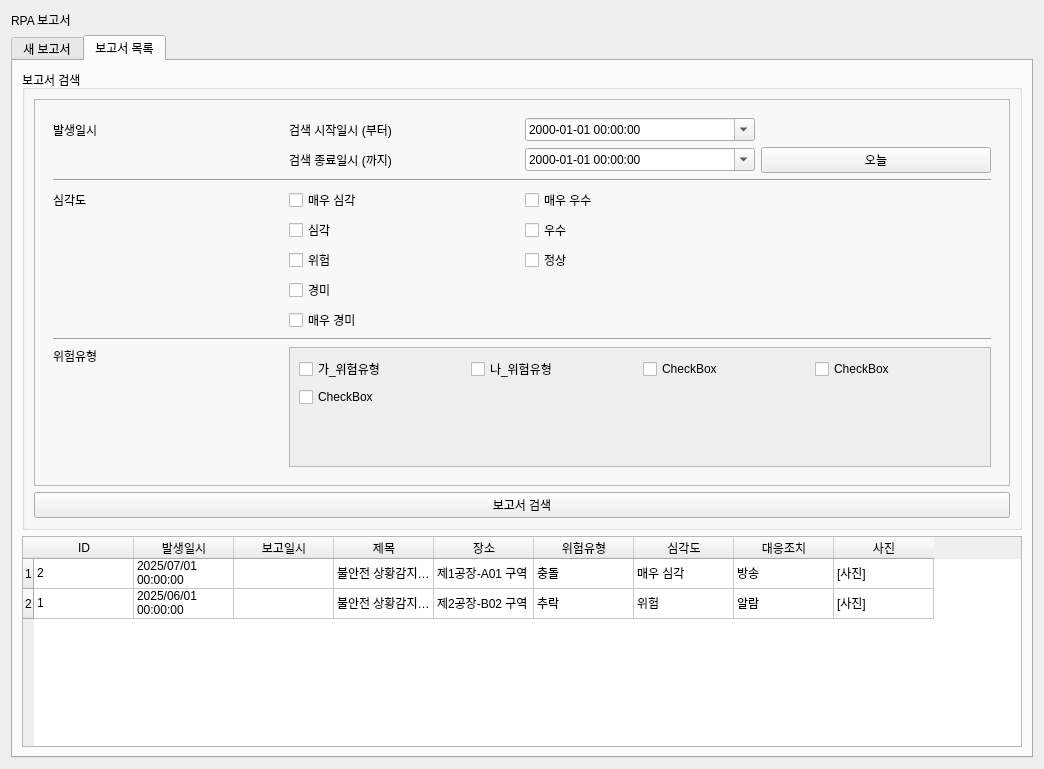
<?xml version="1.0" encoding="UTF-8"?>
<ui version="4.0">
 <class>RpaReportWidget</class>
 <widget class="QWidget" name="RpaReportWidget">
  <property name="geometry">
   <rect>
    <x>0</x>
    <y>0</y>
    <width>1044</width>
    <height>769</height>
   </rect>
  </property>
  <property name="windowTitle">
   <string>RPA 보고서</string>
  </property>
  <layout class="QGridLayout" name="gridLayout">
   <item row="0" column="0">
    <widget class="QLabel" name="label">
     <property name="styleSheet">
      <string notr="true">font: 20pt &quot;Arial&quot;;</string>
     </property>
     <property name="text">
      <string>RPA 보고서</string>
     </property>
    </widget>
   </item>
   <item row="1" column="0">
    <widget class="QTabWidget" name="tabWidget">
     <property name="currentIndex">
      <number>1</number>
     </property>
     <widget class="QWidget" name="tab_new">
      <attribute name="title">
       <string>새 보고서</string>
      </attribute>
      <layout class="QGridLayout" name="gridLayout_3">
       <item row="0" column="0">
        <layout class="QGridLayout" name="gridLayout_2">
         <item row="1" column="0">
          <widget class="QPushButton" name="pushButton_report_new_dummy">
           <property name="minimumSize">
            <size>
             <width>0</width>
             <height>80</height>
            </size>
           </property>
           <property name="text">
            <string>더미데이터로 새 보고서 만들기</string>
           </property>
          </widget>
         </item>
         <item row="0" column="0">
          <widget class="QPushButton" name="pushButton_report_new_manual">
           <property name="minimumSize">
            <size>
             <width>0</width>
             <height>80</height>
            </size>
           </property>
           <property name="text">
            <string>직접입력 새 보고서 만들기</string>
           </property>
          </widget>
         </item>
        </layout>
       </item>
      </layout>
     </widget>
     <widget class="QWidget" name="tab_list">
      <attribute name="title">
       <string>보고서 목록</string>
      </attribute>
      <layout class="QGridLayout" name="gridLayout_5">
       <item row="1" column="0">
        <layout class="QGridLayout" name="gridLayout_4">
         <item row="0" column="0">
          <widget class="QTableWidget" name="tableWidget_report">
           <property name="editTriggers">
            <set>QAbstractItemView::EditTrigger::NoEditTriggers</set>
           </property>
           <property name="selectionBehavior">
            <enum>QAbstractItemView::SelectionBehavior::SelectRows</enum>
           </property>
           <row/>
           <row/>
           <column>
            <property name="text">
             <string>ID</string>
            </property>
           </column>
           <column>
            <property name="text">
             <string>발생일시</string>
            </property>
           </column>
           <column>
            <property name="text">
             <string>보고일시</string>
            </property>
           </column>
           <column>
            <property name="text">
             <string>제목</string>
            </property>
           </column>
           <column>
            <property name="text">
             <string>장소</string>
            </property>
           </column>
           <column>
            <property name="text">
             <string>위험유형</string>
            </property>
           </column>
           <column>
            <property name="text">
             <string>심각도</string>
            </property>
           </column>
           <column>
            <property name="text">
             <string>대응조치</string>
            </property>
           </column>
           <column>
            <property name="text">
             <string>사진</string>
            </property>
           </column>
           <item row="0" column="0">
            <property name="text">
             <string>2</string>
            </property>
           </item>
           <item row="0" column="1">
            <property name="text">
             <string>2025/07/01 00:00:00</string>
            </property>
           </item>
           <item row="0" column="3">
            <property name="text">
             <string>불안전 상황감지-중장비 충돌</string>
            </property>
           </item>
           <item row="0" column="4">
            <property name="text">
             <string>제1공장-A01 구역</string>
            </property>
           </item>
           <item row="0" column="5">
            <property name="text">
             <string>충돌</string>
            </property>
           </item>
           <item row="0" column="6">
            <property name="text">
             <string>매우 심각</string>
            </property>
           </item>
           <item row="0" column="7">
            <property name="text">
             <string>방송</string>
            </property>
           </item>
           <item row="0" column="8">
            <property name="text">
             <string>[사진]</string>
            </property>
           </item>
           <item row="1" column="0">
            <property name="text">
             <string>1</string>
            </property>
           </item>
           <item row="1" column="1">
            <property name="text">
             <string>2025/06/01 00:00:00</string>
            </property>
           </item>
           <item row="1" column="3">
            <property name="text">
             <string>불안전 상황감지-개구부 접근</string>
            </property>
           </item>
           <item row="1" column="4">
            <property name="text">
             <string>제2공장-B02 구역</string>
            </property>
           </item>
           <item row="1" column="5">
            <property name="text">
             <string>추락</string>
            </property>
           </item>
           <item row="1" column="6">
            <property name="text">
             <string>위험</string>
            </property>
           </item>
           <item row="1" column="7">
            <property name="text">
             <string>알람</string>
            </property>
           </item>
           <item row="1" column="8">
            <property name="text">
             <string>[사진]</string>
            </property>
           </item>
          </widget>
         </item>
        </layout>
       </item>
       <item row="0" column="0">
        <widget class="QGroupBox" name="groupBox">
         <property name="title">
          <string>보고서 검색</string>
         </property>
         <layout class="QGridLayout" name="gridLayout_7">
          <item row="0" column="0">
           <layout class="QGridLayout" name="gridLayout_6">
            <item row="1" column="0">
             <widget class="QPushButton" name="pushButton_search">
              <property name="text">
               <string>보고서 검색</string>
              </property>
             </widget>
            </item>
            <item row="0" column="0">
             <widget class="QFrame" name="frame">
              <property name="frameShape">
               <enum>QFrame::Shape::StyledPanel</enum>
              </property>
              <property name="frameShadow">
               <enum>QFrame::Shadow::Raised</enum>
              </property>
              <layout class="QGridLayout" name="gridLayout_8">
               <item row="0" column="0">
                <widget class="QFrame" name="frame_2">
                 <property name="frameShape">
                  <enum>QFrame::Shape::NoFrame</enum>
                 </property>
                 <layout class="QGridLayout" name="gridLayout_9">
                  <item row="4" column="0" colspan="4">
                   <widget class="Line" name="line_2">
                    <property name="orientation">
                     <enum>Qt::Orientation::Horizontal</enum>
                    </property>
                   </widget>
                  </item>
                  <item row="12" column="1">
                   <widget class="QCheckBox" name="checkBox_severity_danger_low">
                    <property name="text">
                     <string>경미</string>
                    </property>
                   </widget>
                  </item>
                  <item row="0" column="0">
                   <widget class="QLabel" name="label_3">
                    <property name="text">
                     <string>발생일시</string>
                    </property>
                   </widget>
                  </item>
                  <item row="15" column="0" colspan="4">
                   <widget class="Line" name="line">
                    <property name="orientation">
                     <enum>Qt::Orientation::Horizontal</enum>
                    </property>
                   </widget>
                  </item>
                  <item row="1" column="2">
                   <widget class="QDateTimeEdit" name="dateTimeEdit_to">
                    <property name="displayFormat">
                     <string>yyyy-MM-dd HH:mm:ss</string>
                    </property>
                    <property name="calendarPopup">
                     <bool>true</bool>
                    </property>
                   </widget>
                  </item>
                  <item row="16" column="0">
                   <widget class="QLabel" name="label_2">
                    <property name="text">
                     <string>위험유형</string>
                    </property>
                   </widget>
                  </item>
                  <item row="1" column="1">
                   <widget class="QLabel" name="label_end">
                    <property name="text">
                     <string>검색 종료일시 (까지)</string>
                    </property>
                   </widget>
                  </item>
                  <item row="1" column="3">
                   <widget class="QPushButton" name="pushButton_period_today">
                    <property name="text">
                     <string>오늘</string>
                    </property>
                   </widget>
                  </item>
                  <item row="11" column="2">
                   <widget class="QCheckBox" name="checkBox_severity_good_mid">
                    <property name="text">
                     <string>정상</string>
                    </property>
                   </widget>
                  </item>
                  <item row="9" column="1">
                   <widget class="QCheckBox" name="checkBox_severity_danger_highhigh">
                    <property name="text">
                     <string>매우 심각</string>
                    </property>
                   </widget>
                  </item>
                  <item row="10" column="2">
                   <widget class="QCheckBox" name="checkBox_severity_good_high">
                    <property name="text">
                     <string>우수</string>
                    </property>
                   </widget>
                  </item>
                  <item row="10" column="1">
                   <widget class="QCheckBox" name="checkBox_severity_danger_high">
                    <property name="text">
                     <string>심각</string>
                    </property>
                   </widget>
                  </item>
                  <item row="11" column="1">
                   <widget class="QCheckBox" name="checkBox_severity_danger_mid">
                    <property name="text">
                     <string>위험</string>
                    </property>
                   </widget>
                  </item>
                  <item row="9" column="2">
                   <widget class="QCheckBox" name="checkBox_severity_good_highhigh">
                    <property name="text">
                     <string>매우 우수</string>
                    </property>
                   </widget>
                  </item>
                  <item row="0" column="2">
                   <widget class="QDateTimeEdit" name="dateTimeEdit_from">
                    <property name="displayFormat">
                     <string>yyyy-MM-dd HH:mm:ss</string>
                    </property>
                    <property name="calendarPopup">
                     <bool>true</bool>
                    </property>
                   </widget>
                  </item>
                  <item row="0" column="1">
                   <widget class="QLabel" name="label_start">
                    <property name="text">
                     <string>검색 시작일시 (부터)</string>
                    </property>
                   </widget>
                  </item>
                  <item row="13" column="1">
                   <widget class="QCheckBox" name="checkBox_severity_danger_lowlow">
                    <property name="text">
                     <string>매우 경미</string>
                    </property>
                   </widget>
                  </item>
                  <item row="9" column="0">
                   <widget class="QLabel" name="label_type">
                    <property name="text">
                     <string>심각도</string>
                    </property>
                   </widget>
                  </item>
                  <item row="16" column="1" rowspan="2" colspan="3">
                   <widget class="QScrollArea" name="scrollArea">
                    <property name="minimumSize">
                     <size>
                      <width>0</width>
                      <height>120</height>
                     </size>
                    </property>
                    <property name="widgetResizable">
                     <bool>true</bool>
                    </property>
                    <widget class="QWidget" name="scrollAreaWidgetContents">
                     <property name="geometry">
                      <rect>
                       <x>0</x>
                       <y>0</y>
                       <width>703</width>
                       <height>118</height>
                      </rect>
                     </property>
                     <layout class="QGridLayout" name="gridLayout_12">
                      <item row="1" column="0">
                       <spacer name="verticalSpacer">
                        <property name="orientation">
                         <enum>Qt::Orientation::Vertical</enum>
                        </property>
                        <property name="sizeHint" stdset="0">
                         <size>
                          <width>20</width>
                          <height>40</height>
                         </size>
                        </property>
                       </spacer>
                      </item>
                      <item row="0" column="0">
                       <layout class="QGridLayout" name="gridLayout_event_type">
                        <item row="0" column="1">
                         <widget class="QCheckBox" name="checkBox">
                          <property name="text">
                           <string>나_위험유형</string>
                          </property>
                         </widget>
                        </item>
                        <item row="0" column="2">
                         <widget class="QCheckBox" name="checkBox_4">
                          <property name="text">
                           <string>CheckBox</string>
                          </property>
                         </widget>
                        </item>
                        <item row="0" column="3">
                         <widget class="QCheckBox" name="checkBox_3">
                          <property name="text">
                           <string>CheckBox</string>
                          </property>
                         </widget>
                        </item>
                        <item row="0" column="0">
                         <widget class="QCheckBox" name="checkBox_2">
                          <property name="text">
                           <string>가_위험유형</string>
                          </property>
                         </widget>
                        </item>
                        <item row="1" column="0">
                         <widget class="QCheckBox" name="checkBox_8">
                          <property name="text">
                           <string>CheckBox</string>
                          </property>
                         </widget>
                        </item>
                       </layout>
                      </item>
                     </layout>
                    </widget>
                   </widget>
                  </item>
                  <item row="17" column="0">
                   <spacer name="verticalSpacer_2">
                    <property name="orientation">
                     <enum>Qt::Orientation::Vertical</enum>
                    </property>
                    <property name="sizeHint" stdset="0">
                     <size>
                      <width>20</width>
                      <height>40</height>
                     </size>
                    </property>
                   </spacer>
                  </item>
                 </layout>
                </widget>
               </item>
              </layout>
             </widget>
            </item>
           </layout>
          </item>
         </layout>
        </widget>
       </item>
      </layout>
     </widget>
    </widget>
   </item>
  </layout>
 </widget>
 <resources/>
 <connections/>
</ui>
